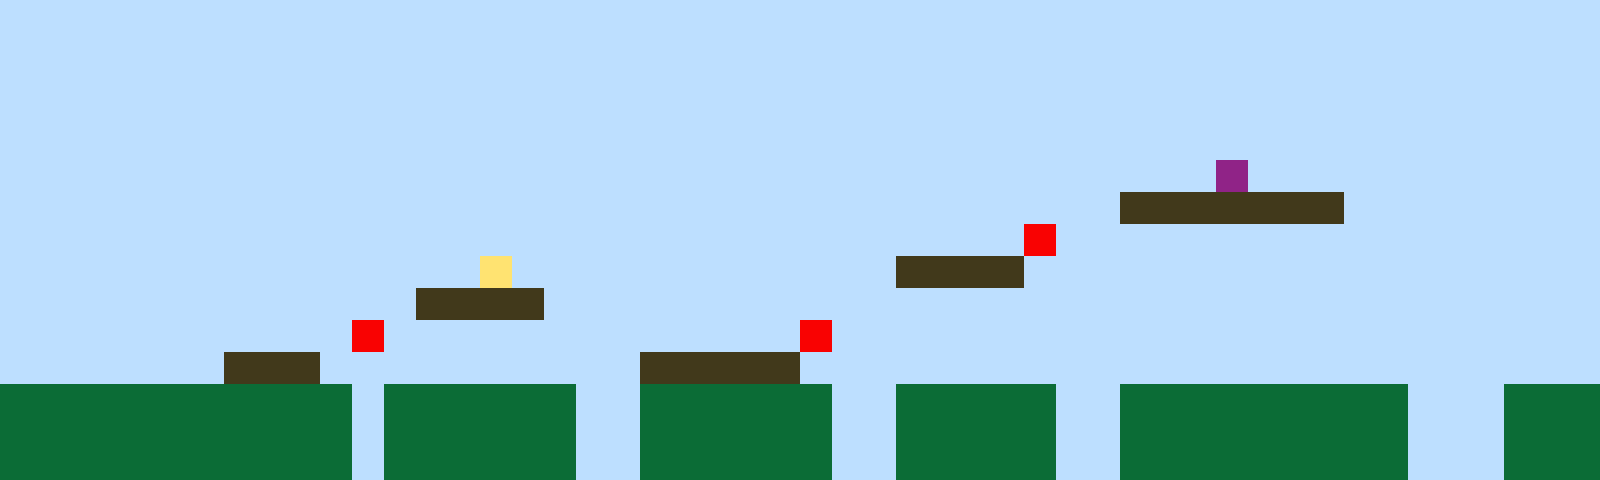

A 2D game scene composited from a Tiled map and its tileset images. What follows is a short description and the map's XML, with every tile layer's data as written:
An orthogonal 50x15 tile map with 32x32 px tiles, 1 tile layer (Tile Layer 1).

<map version="1.10" tiledversion="1.11.2" orientation="orthogonal" renderorder="right-up" width="50" height="15" tilewidth="32" tileheight="32" infinite="0" nextlayerid="2" nextobjectid="1"><editorsettings><export target="map1.csv" format="csv" /></editorsettings><tileset firstgid="1" name="sprites" tilewidth="32" tileheight="32" tilecount="6" columns="3"><image source="sprites.png" width="96" height="64" /></tileset><layer id="1" name="Tile Layer 1" width="50" height="15"><data encoding="csv">1,1,1,1,1,1,1,1,1,1,1,1,1,1,1,1,1,1,1,1,1,1,1,1,1,1,1,1,1,1,1,1,1,1,1,1,1,1,1,1,1,1,1,1,1,1,1,1,1,1,1,1,1,1,1,1,1,1,1,1,1,1,1,1,1,1,1,1,1,1,1,1,1,1,1,1,1,1,1,1,1,1,1,1,1,1,1,1,1,1,1,1,1,1,1,1,1,1,1,1,1,1,1,1,1,1,1,1,1,1,1,1,1,1,1,1,1,1,1,1,1,1,1,1,1,1,1,1,1,1,1,1,1,1,1,1,1,1,1,1,1,1,1,1,1,1,1,1,1,1,1,1,1,1,1,1,1,1,1,1,1,1,1,1,1,1,1,1,1,1,1,1,1,1,1,1,1,1,1,1,1,1,1,1,1,1,1,1,1,1,1,1,1,1,1,1,1,1,1,1,1,1,1,1,1,1,1,1,1,1,1,1,1,1,1,1,1,1,1,1,1,1,1,1,1,1,1,1,1,1,1,1,1,1,1,1,1,1,1,1,1,1,1,1,1,1,1,1,1,1,1,1,1,1,1,1,1,1,1,1,1,1,1,1,1,1,1,1,1,1,1,1,1,1,1,1,1,1,1,1,1,1,1,1,1,1,1,1,6,1,1,1,1,1,1,1,1,1,1,1,1,1,1,1,1,1,1,1,1,1,1,1,1,1,1,1,1,1,1,1,1,1,1,1,1,1,1,1,1,1,1,1,1,1,1,3,3,3,3,3,3,3,1,1,1,1,1,1,1,1,1,1,1,1,1,1,1,1,1,1,1,1,1,1,1,1,1,1,1,1,1,1,1,1,1,1,1,1,1,1,1,1,5,1,1,1,1,1,1,1,1,1,1,1,1,1,1,1,1,1,1,1,1,1,1,1,1,1,1,1,1,1,1,1,1,4,1,1,1,1,1,1,1,1,1,1,1,1,3,3,3,3,1,1,1,1,1,1,1,1,1,1,1,1,1,1,1,1,1,1,1,1,1,1,1,1,1,1,1,1,1,1,1,3,3,3,3,1,1,1,1,1,1,1,1,1,1,1,1,1,1,1,1,1,1,1,1,1,1,1,1,1,1,1,1,1,1,1,1,1,1,1,1,1,1,1,1,1,1,1,1,5,1,1,1,1,1,1,1,1,1,1,1,1,1,5,1,1,1,1,1,1,1,1,1,1,1,1,1,1,1,1,1,1,1,1,1,1,1,1,1,1,1,1,1,1,1,3,3,3,1,1,1,1,1,1,1,1,1,1,3,3,3,3,3,1,1,1,1,1,1,1,1,1,1,1,1,1,1,1,1,1,1,1,1,1,1,1,1,1,2,2,2,2,2,2,2,2,2,2,2,1,2,2,2,2,2,2,1,1,2,2,2,2,2,2,1,1,2,2,2,2,2,1,1,2,2,2,2,2,2,2,2,2,1,1,1,2,2,2,2,2,2,2,2,2,2,2,2,2,2,1,2,2,2,2,2,2,1,1,2,2,2,2,2,2,1,1,2,2,2,2,2,1,1,2,2,2,2,2,2,2,2,2,1,1,1,2,2,2,2,2,2,2,2,2,2,2,2,2,2,1,2,2,2,2,2,2,1,1,2,2,2,2,2,2,1,1,2,2,2,2,2,1,1,2,2,2,2,2,2,2,2,2,1,1,1,2,2,2</data></layer></map>
